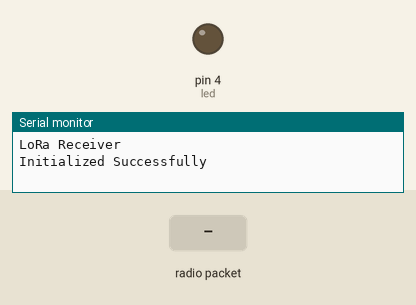
This sketch was run on a simulated Arduino Uno, built with avr-gcc and run on an emulated ATmega328P. On the bench: output pins drawn as LEDs (lit = HIGH), the last lines printed to the serial monitor. Inputs (shaded band) come from the test bench. No radio packets arrive unless stated.

Above: at 1.2 s.
1.3 s: radio packet "1" arrives
At 1.9 s:
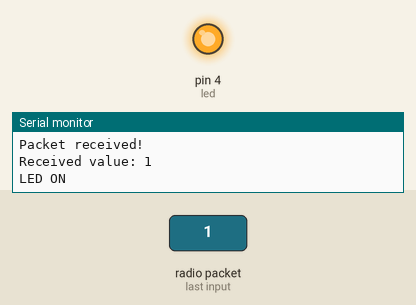
2.8 s: radio packet "0" arrives
At 4.2 s:
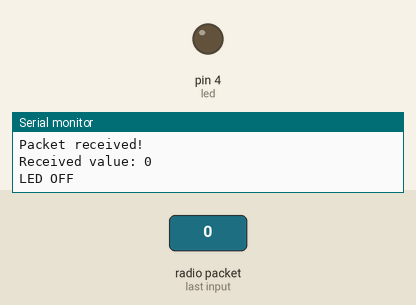
Timing chart, 0 to 5.8 s (numbered marks = the images above; inputs shaded):
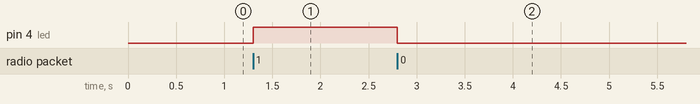

Measured:
- after the input at 1.3 s, pin 4 (led): LOW → HIGH at once
- after the input at 2.8 s, pin 4 (led): HIGH → LOW at once

The sketch:

LoRa_with_iot_arduino_receiver_file.ino
```cpp
#include <SPI.h>
#include <LoRa.h>

#define NSS 10
#define RST 9
#define DIO0 2

int led = 4;

void setup() {
  pinMode(led, OUTPUT);
  Serial.begin(9600);
  while (!Serial); // Optional: Wait for Serial connection
  Serial.println("LoRa Receiver");
  if (!LoRa.begin(868E6)) {
    Serial.println("Starting LoRa Failed");
    while (1);
  }
  Serial.println("Initialized Successfully");
}

void loop() {
  int packetSize = LoRa.parsePacket();
  if (packetSize) {
    Serial.println("Packet received!");

    String receivedValue = "";
    while (LoRa.available()) {
      receivedValue += (char)LoRa.read();
    }

    Serial.print("Received value: ");
    Serial.println(receivedValue);

    // Use the received value to control the LED
    if (receivedValue == "1") {
      digitalWrite(led, HIGH); // Turn on LED if received value is "0"
      Serial.println("LED ON");
    } else if (receivedValue == "0") {
      digitalWrite(led, LOW);  // Turn off LED if received value is "1"
      Serial.println("LED OFF");
    } else {
      Serial.println("Unexpected data received.");
    }

  }
}
```
